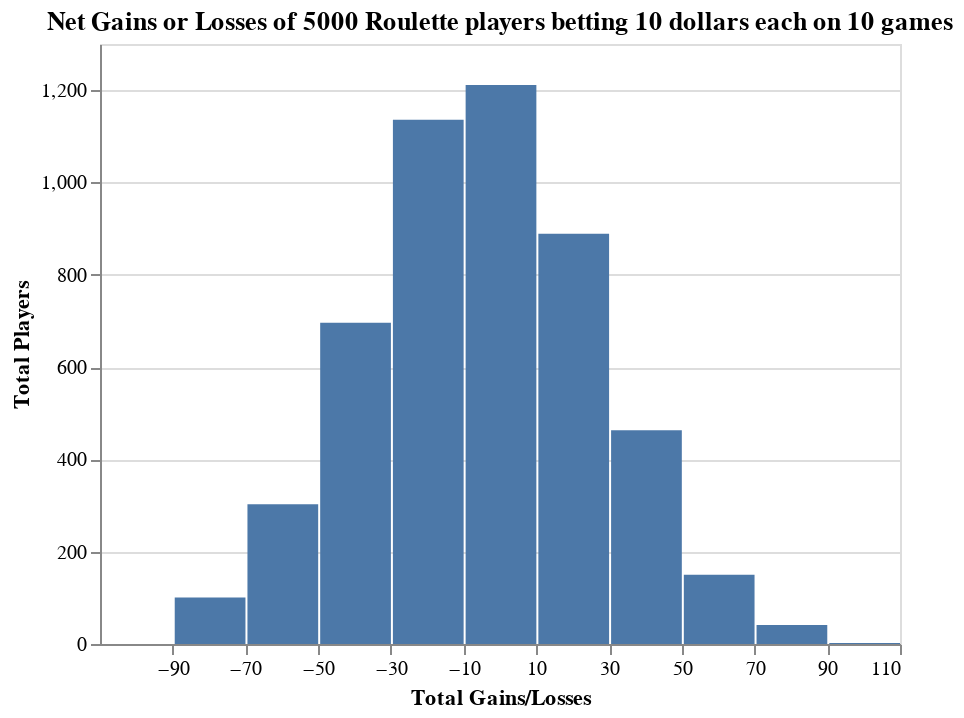

Here is the notebook cell this chart was saved with:
### Markdown cell above
Not a great plot. It looks like there are more winners than losers. This is due to the bar 0-25 containing zero, the most common value. So this must be changed.

### Code cell
alt.Chart(simulation).mark_bar().encode(
    alt.X("Gain/Loss:Q",bin=Bin(step=20, anchor=-10), title = 'Total Gains/Losses', scale = alt.Scale(domain=(-110, 110))),
    alt.Y('count()', title = 'Total Players'),
).properties(title='Net Gains or Losses of 5000 Roulette players betting 10 dollars each on 10 games')

### Figure 1 — Vega-Lite specification as saved in the notebook (floating-point values rounded to 4 significant figures; data arrays with more than 128 entries replaced by an {"elided": "..."} marker saying what was removed)
{"config": {"view": {"continuousWidth": 400, "continuousHeight": 300}}, "data": {"name": "data-23e23d22e8daa02c12174f062734a0d6"}, "mark": "bar", "encoding": {"x": {"bin": {"anchor": -10, "step": 20}, "field": "Gain/Loss", "scale": {"domain": [-110, 110]}, "title": "Total Gains/Losses", "type": "quantitative"}, "y": {"aggregate": "count", "title": "Total Players", "type": "quantitative"}}, "title": "Net Gains or Losses of 5000 Roulette players betting 10 dollars each on 10 games", "$schema": "https://vega.github.io/schema/vega-lite/v4.17.0.json", "datasets": {"data-23e23d22e8daa02c12174f062734a0d6": {"elided": "5000 records"}}}
